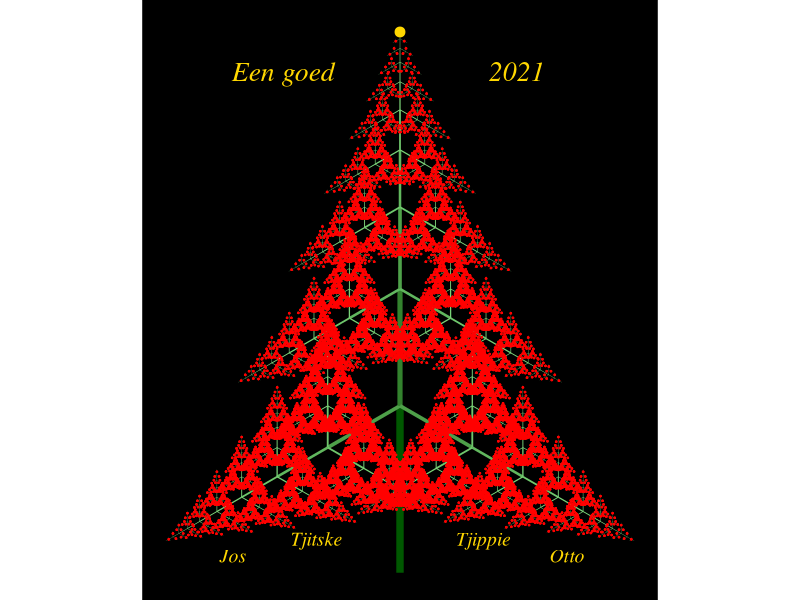

Recreate this plot in R.
## ---- chunk 1
library(ggplot2)
library(data.table)
library(colorspace)

xstart <- 0
ystart <- 0
angle <- pi/2

segments <- list()

move <- function(length, pendown=TRUE, id=0)
{
  yend <<- ystart + sin(angle)*length
  xend <<- xstart + cos(angle)*length
  if (pendown) segments[[1+length(segments)]] <<- c(xstart, ystart, xend, yend, length, id)
  xstart <<- xend
  ystart <<- yend
}

turn <- function(a)
{
  angle <<- angle+a
}
## ---- chunk 2
draw <- function(depth, length, id=0)
{
  move(length, id=depth)
  if (depth > 0) {
    lbranch <- 0.5*length
    ltrunc <- 0.7*length
    turnangle <- 2*pi/3
    
    turn(turnangle)
    draw(depth-1, lbranch)
    move(-lbranch, F)
    
    turn(-turnangle)
    draw(depth-1, ltrunc)
    move(-ltrunc, F)
    
    turn(-turnangle)
    draw(depth-1, lbranch)
    move(-lbranch, F)
    
    turn(turnangle)
    
  }
}

size <- 10
depth <- 10
draw(depth, size)
## ---- chunk 3
xmaschard <- data.table( x0 = c(-10, -5, 5, 10, -7, 7),
                         y0 = c(1, 2, 2, 1, 30, 30),
                         x1=0, y1=0, depth=0, id=0,
                         size = c(5, 5, 5, 5, 7, 7),
                         label=c("Jos", "Tjitske", "Tjippie", "Otto",
                                 "Een goed",
                                 "2021"))

plotdata <- as.data.table(t(as.data.table(segments)))
setnames(plotdata, c("x0","y0","x1","y1","depth","id"))
plotdata[, i:=seq(.N)]
plt <- ggplot(plotdata, aes(x=x0,y=y0,xend=x1,yend=y1)) +
  geom_segment(aes(color=depth,size=I(depth/4)))+
  scale_color_gradient(low="lightgreen",high=scales::muted("green"),guide=F)+
  coord_fixed(ratio=1)+
  geom_point(data = plotdata[id<1], color="red",size=0.2)+
  geom_point(data = data.frame(x0=0,y0=max(plotdata$y0),x1=0,y1=0),color="gold",size=3)+
  geom_text(data=xmaschard, mapping=aes(label=label,size=I(size)), color="gold",
            family="Times", fontface="italic")+
  #geom_text(aes(x=(x0+x1)/2,y=(y0+y1)/2,label=i))+
  #geom_label(data = data.table(x0=mean(plotdata$x0),y0=mean(plotdata$y0),x1=0,y1=0), 
  #           mapping=aes(label=paste("Depth",depth)))+
  theme_void()+
  theme(panel.background = element_rect(fill = 'black'))
print(plt)
